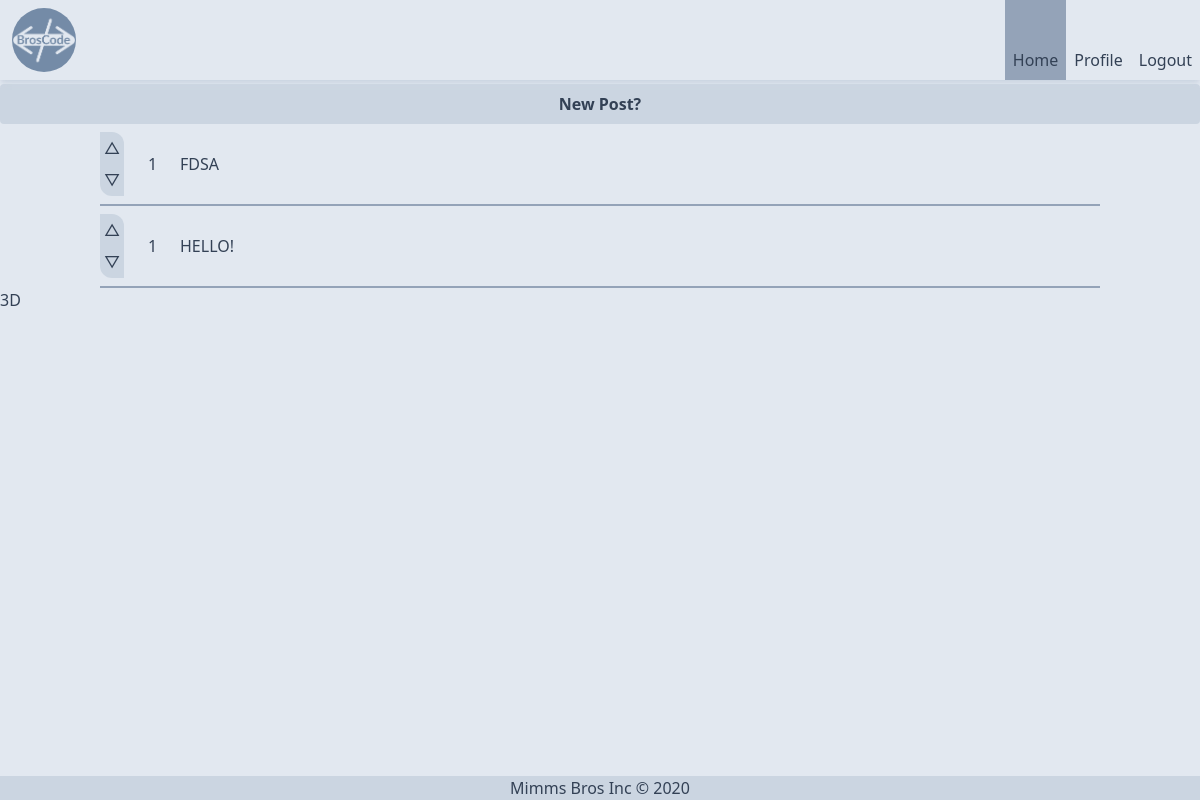
The app's page / (signed in) with its own data.
### blog/models.py (models this page shows, shortened)
class Post(models.Model):
    author = models.ForeignKey(User, on_delete=models.CASCADE)
    title = models.CharField(max_length=100)
    content = models.TextField()
    created_at = models.DateTimeField(auto_now_add=True)
    updated_at = models.DateTimeField(auto_now=True)
    votes = models.IntegerField(default=0)
    users_upvoted = models.ManyToManyField(User, blank=True, related_name='users_upvoted_post')
    users_downvoted = models.ManyToManyField(User, blank=True, related_name='users_downvoted_post')

### blog/views.py (the view)
# urls.py: path('', views.index, name='index'),
def index(request):
    latest_posts_list = Post.objects.order_by('-created_at')[:5]
    latest_posts_comments = []
    if latest_posts_list:
        latest_posts_comments = [Comment.objects.filter(post=post) for post in latest_posts_list]
    context = {'latest_posts_list': latest_posts_list, 'latest_posts_comments': latest_posts_comments}
    return render(request, 'blog/index.html', context)

### blog/templates/blog/index.html (shortened to what this page needs)
{% extends "blog/base.html" %}
{% load static tailwind_tags %}
{% load static %}
    {% block content %}
    <a class="flex bg-slate-300 justify-center bg-accent-dark hover:bg-slate-400 text-accent-lighter font-bold py-2 px-4 rounded" href="{% url 'blog:new_post'%}">New Post?</a>
    <div id="postList" class="flex flex-col w-full align-middle items-center justify-center">
    {% if latest_posts_list %}
        <ul class="flex flex-col w-10/12 align-middle items-center justify-center">
        {% for post in latest_posts_list %}
        <div class="w-full h-full border-b-2 border-slate-400">
            <li class=" flex my-2 items-center bg-primary text-accent-darkest w-full h-full rounded-lg">
                <div class="h-min w-8">
                    <button class="p-1 rounded-tr-xl bg-slate-300 hover:bg-slate-400 active:bg-slate-500" id="up{{post.id}}" onclick=vote('up','post','{{post.id}}','{{csrf_token}}')>
                        {% if user in post.users_upvoted.all %}
                            ▲
                        {% else %}
                            △
                        {% endif %}
                    </button>
                    <button class="p-1 rounded-bl-xl bg-slate-300 hover:bg-slate-400 active:bg-slate-500" id="down{{post.id}}" onclick=vote('down','post','{{post.id}}','{{csrf_token}}')>
                        {% if user in post.users_downvoted.all %}
                            ▼
                        {% else %}
                            ▽
                        {% endif %}
                    </button>
                </div>
                <div class="flex align-middle">
                    <div class="flex flex-col ml-4 w-4 justify-center " id="votes{{post.id}}">
                        {{post.votes}}
                    </div>
                    <a href="{% url 'blog:post' post.id %}" class=" hover:bg-slate-300 rounded-full m-2 p-2">
                        {{ post.title | upper }}
                    </a>
                </div>
            </li>
        </div>
        {% endfor %}
        </ul>
    </div>
    {% else %}
        <p> No posts are available</p>
    {% endif %}
    <div class="flex content-center">
        <a href="{% url 'blog:3d' %}">3D</a>
    </div>
{% endblock %}

### records on screen
Post: votes "1", title "FDSA"
Post: votes "1", title "HELLO!"
